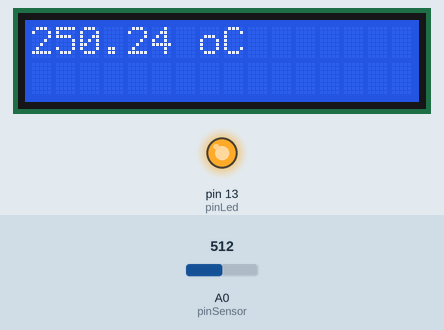
Simulated run of this sketch. Board: Arduino Uno, built with avr-gcc and run on an emulated ATmega328P. On the bench: 16×2 character LCD, output pins drawn as LEDs (lit = HIGH). The inputs (shaded band) are chosen by the test bench; at power-on: A0 (pinSensor) = 512. What the sketch prints to the serial monitor is not drawn.

Above: at 1.2 s.
1.3 s: A0 (pinSensor) set to 66
At 1.9 s:
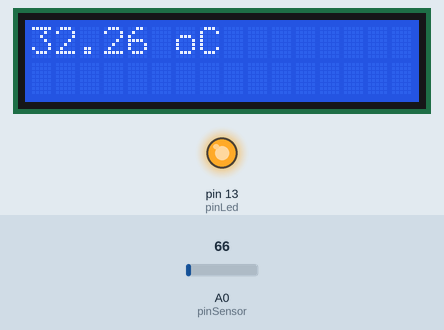
4.3 s: A0 (pinSensor) set to 54
At 5.0 s:
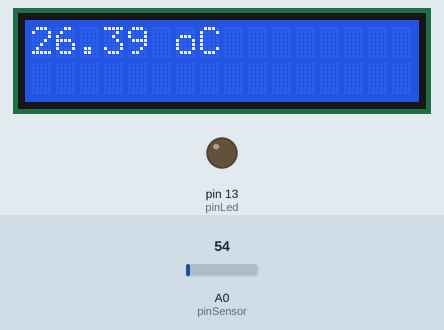
7.1 s: A0 (pinSensor) set to 22
At 7.5 s:
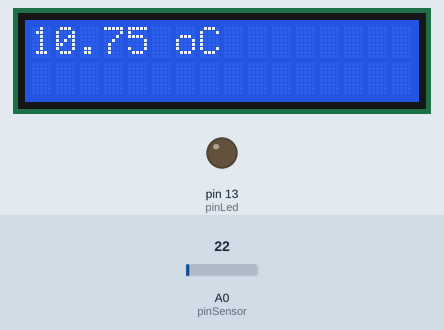
8.6 s: A0 (pinSensor) set to 18
At 9.0 s:
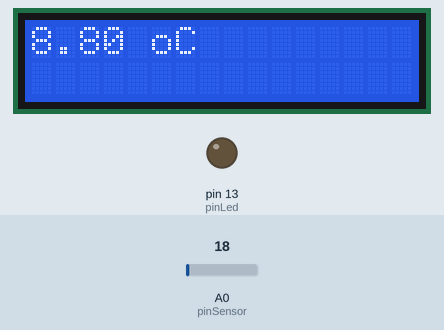
Timing chart, 0 to 11.1 s (numbered marks = the images above; inputs shaded):
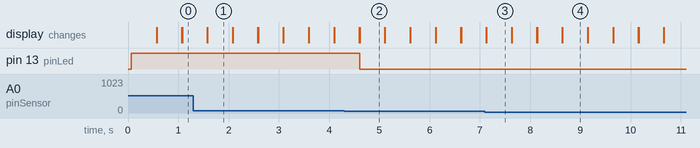

The sketch:

16.ino
```cpp
#include <LiquidCrystal.h>
LiquidCrystal lcd(12, 11, 5, 4, 3, 2);
const int pinSensor = A0;
const int pinLed = 13;
int valorSensor = 0;
float temperatura = 0;

void setup() {
  pinMode(pinLed, OUTPUT);
  Serial.begin(9600);
  lcd.begin(16, 2);
}

void loop() { // leemos el valor del sensor
  valorSensor = analogRead(pinSensor);
  float milivolts = (valorSensor / 1023.0) * 5000;
  temperatura = milivolts/10;
  Serial.print("La temperatura es de: ");
  Serial.print(temperatura);
  Serial.println(" grados centigrados");
  lcd.print(temperatura);
  lcd.print(" oC");
  if(temperatura > 30){
    digitalWrite(pinLed, HIGH);
  } else {
    digitalWrite(pinLed, LOW);
  }
  delay(500);
  lcd.clear();
}
```

Measured:
- the behaviour switches between 62 and 61 on A0 (pinSensor) (found by bisection; images 1 and 2)
- after the input at 1.3 s, the display: first differs from a run without the input after 0.28 s (image 1)
- after the input at 4.3 s, pin 13 (pinLed): HIGH → LOW after 0.31 s; the display: first differs from a run without the input after 0.31 s (image 2)
- after the input at 7.1 s, the display: first differs from a run without the input at once (image 3)
- after the input at 8.6 s, the display: first differs from a run without the input at once (image 4)
- what the display in image 1 shows lasts 0.5 s, from 1.6 s to 2.1 s
